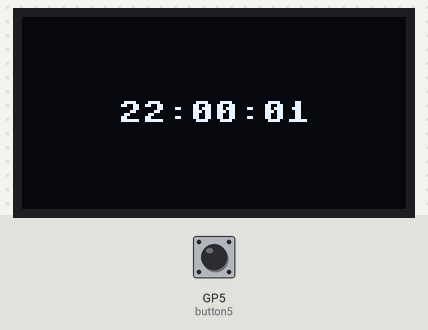
The program below on a simulated Raspberry Pi Pico running MicroPython. On the bench: 128×64 one-colour display. The inputs (shaded band) are chosen by the test bench; at power-on: GP5 (button5) LOW. The clock reads 2024-03-15 10:24:30 at power-on unless the program sets it.

Above: at 1.2 s.
1.3 s: GP5 (button5) pulled HIGH for 0.15 s
At 2.7 s:
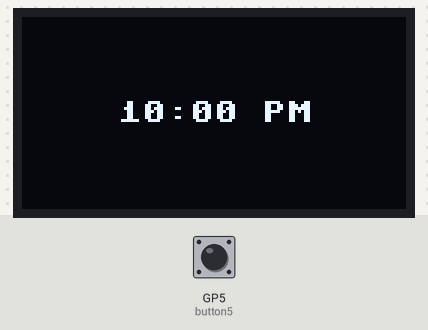
3.5 s: GP5 (button5) pulled HIGH for 1 s
At 5.8 s:
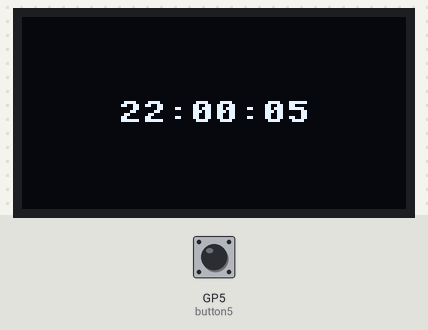
Timing chart, 0 to 7.3 s (numbered marks = the images above; inputs shaded):
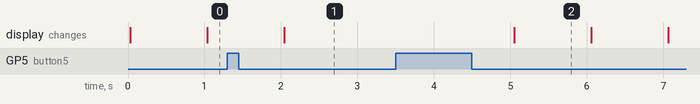

Measured:
- after the input at 1.3 s, the display: changes after 0.74 s (image 1)
- after the input at 3.5 s, the display: changes after 1.6 s (image 2)
- what the display in image 2 shows lasts 1.0 s, from 5.1 s to 6.1 s

The program:

clock_button_v1.py
```python
from machine import Pin, SPI, RTC
from ssd1306 import SSD1306_SPI
import utime

# Screen dimensions
SCREEN_WIDTH = 128
SCREEN_HEIGHT = 64

# SPI pins initialization
spi_sck = Pin(18)
spi_sda = Pin(19)
spi_res = Pin(21)
spi_dc = Pin(20)
spi_cs = Pin(17)

# Setup SPI device
# Comment on baudrate: Basically anything under 1MHz takes 28ms and anything over
#                      this takes 12ms to display the screen.
SPI_DEVICE = 0
oled_spi = SPI(SPI_DEVICE, baudrate=1100000, sck=spi_sck, mosi=spi_sda)
oled = SSD1306_SPI(SCREEN_WIDTH, SCREEN_HEIGHT, oled_spi, spi_dc, spi_res, spi_cs, True)

# RTC initialization
rtc = RTC()
rtc.datetime((2024, 7, 9, 2, 22, 0, 0, 0))

# Variables to control format and manage updates
time_format_24hr = True
last_displayed_time = None

def update_time():
    year, month, day, weekday, hour, minute, second, subsecond = rtc.datetime()
    if time_format_24hr:
        formatted_time = "{:02}:{:02}:{:02}".format(hour, minute, second)
    else:
        am_pm = "AM"
        if hour == 0:
            hour = 12
        elif hour >= 12:
            am_pm = "PM"
            if hour > 12:
                hour -= 12
        formatted_time = "{:02}:{:02} {}".format(hour, minute, am_pm)
    return formatted_time

def toggle_time_format():
    global time_format_24hr
    time_format_24hr = not time_format_24hr

# Define button and setup interrupt
button5 = Pin(5, Pin.IN, Pin.PULL_DOWN)
Last_press5 = 0

def Button_Pressed5(button):
    global Last_press5
    new_time5 = utime.ticks_ms()
    if(new_time5 - Last_press5) > 200:
        toggle_time_format()
        Last_press5 = new_time5

button5.irq(trigger=Pin.IRQ_FALLING, handler=Button_Pressed5)

while True:
    current_time = update_time()
    if current_time != last_displayed_time:
        # Calculate text width and height to update only changed area
        text_width = 8 * len(current_time)
        x = (SCREEN_WIDTH - text_width) // 2
        y = (SCREEN_HEIGHT - 8) // 2

        # Clear the specific area of the old time (optional if overwriting)
        oled.fill_rect(x, y, text_width, 8, 0)

        # Update time display
        oled.text(current_time, x, y)
        oled.show()

        last_displayed_time = current_time

    utime.sleep(1)
```
